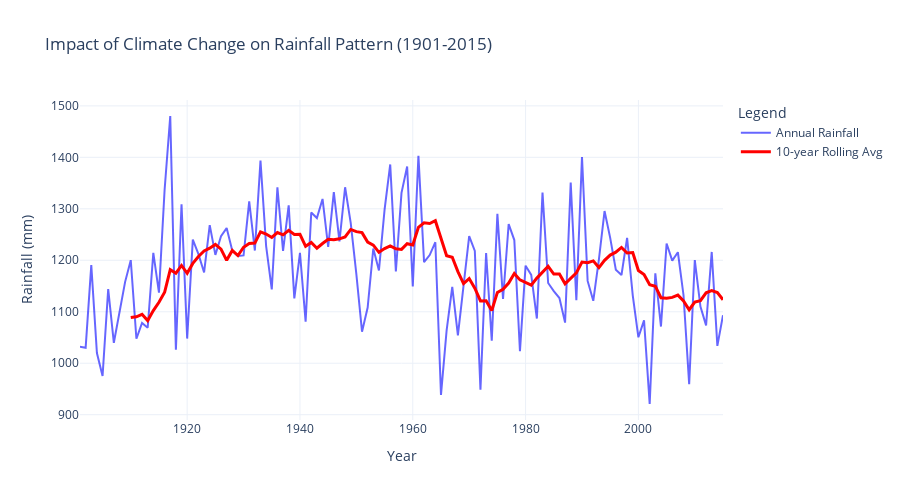

Notebook code for this chart:
### Markdown cell above
## Assessing the Impact of Climate Change in the Rainfall Trends in India
Now, we will calculate a 10-year rolling average of annual rainfall to identify long-term trends and smooth out short-term variations. This will help assess the potential impact of climate change on rainfall patterns:

### Code cell
# calculating rolling averages to assess climate change impact
rainfall_data['10-Year Rolling Avg'] = rainfall_data['ANNUAL'].rolling(window=10).mean()

fig_climate_change = gh.Figure()

fig_climate_change.add_trace(gh.Scatter(
    x=rainfall_data['YEAR'],
    y=rainfall_data['ANNUAL'],
    mode='lines',
    name='Annual Rainfall',
    line=dict(color='blue', width=2),
    opacity=0.6
))
fig_climate_change.add_trace(gh.Scatter(
    x=rainfall_data['YEAR'],
    y=rainfall_data['10-Year Rolling Avg'],
    mode='lines',
    name='10-year Rolling Avg',
    line=dict(color='red', width=3)
))
fig_climate_change.update_layout(
    title='Impact of Climate Change on Rainfall Pattern (1901-2015)',
    xaxis_title='Year',
    yaxis_title='Rainfall (mm)',
    template='plotly_white',
    legend=dict(title='Legend'),
    height=500
)
fig_climate_change.show()
